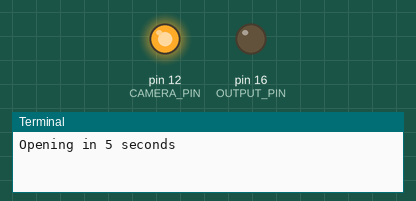
Recording of a program running on a simulated Raspberry Pi (header pin numbers). On the bench: output pins drawn as LEDs (lit = HIGH), the last lines printed to the terminal. At 10.0 s the program stops and its outputs stay as they are.

Above: at 0.1 s.
At 5.1 s:
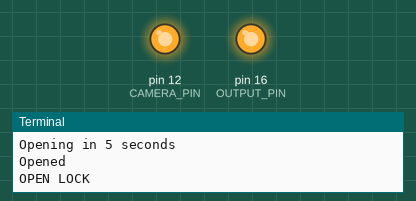
Timing chart, 0 to 11.5 s (numbered marks = the images above):
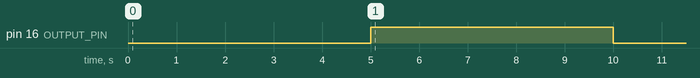

Measured:
- by itself, pin 16 (OUTPUT_PIN): LOW → HIGH at 5.0 s, → LOW 5.0 s later

The program:

rpi_lock_controller.py
```python
import RPi.GPIO as GPIO
import time
import asyncio

OUTPUT_PIN = 16
CAMERA_PIN = 12

GPIO.setmode(GPIO.BOARD)
GPIO.setup(OUTPUT_PIN, GPIO.OUT, initial=GPIO.LOW)
#GPIO.output(OUTPUT_PIN, GPIO.LOW)
GPIO.setup(CAMERA_PIN, GPIO.OUT, initial=GPIO.HIGH)

async def open_for_seconds(seconds: int):
	GPIO.output(OUTPUT_PIN, GPIO.HIGH)
	print("OPEN LOCK")
	await asyncio.sleep(seconds)
	print("CLOSE LOCK")
	GPIO.output(OUTPUT_PIN, GPIO.LOW)


if __name__ == "__main__":
	print("Opening in 5 seconds")
	time.sleep(5)
	print("Opened")
	#with Lock() as lock:
		#lock.open_for_seconds(10)
	asyncio.run(open_for_seconds(5))
	GPIO.cleanup(OUTPUT_PIN)
	print("Closed")
```
